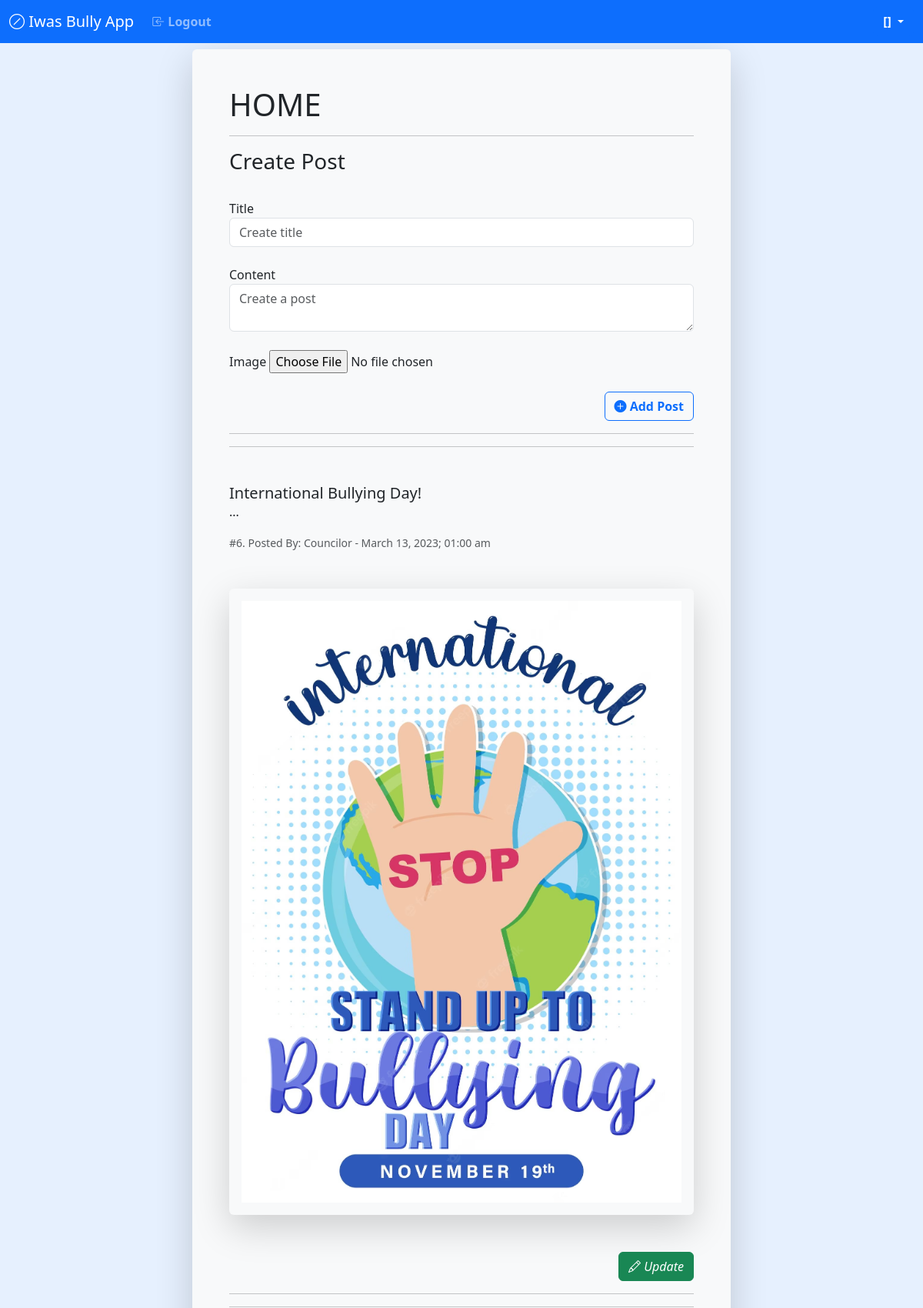
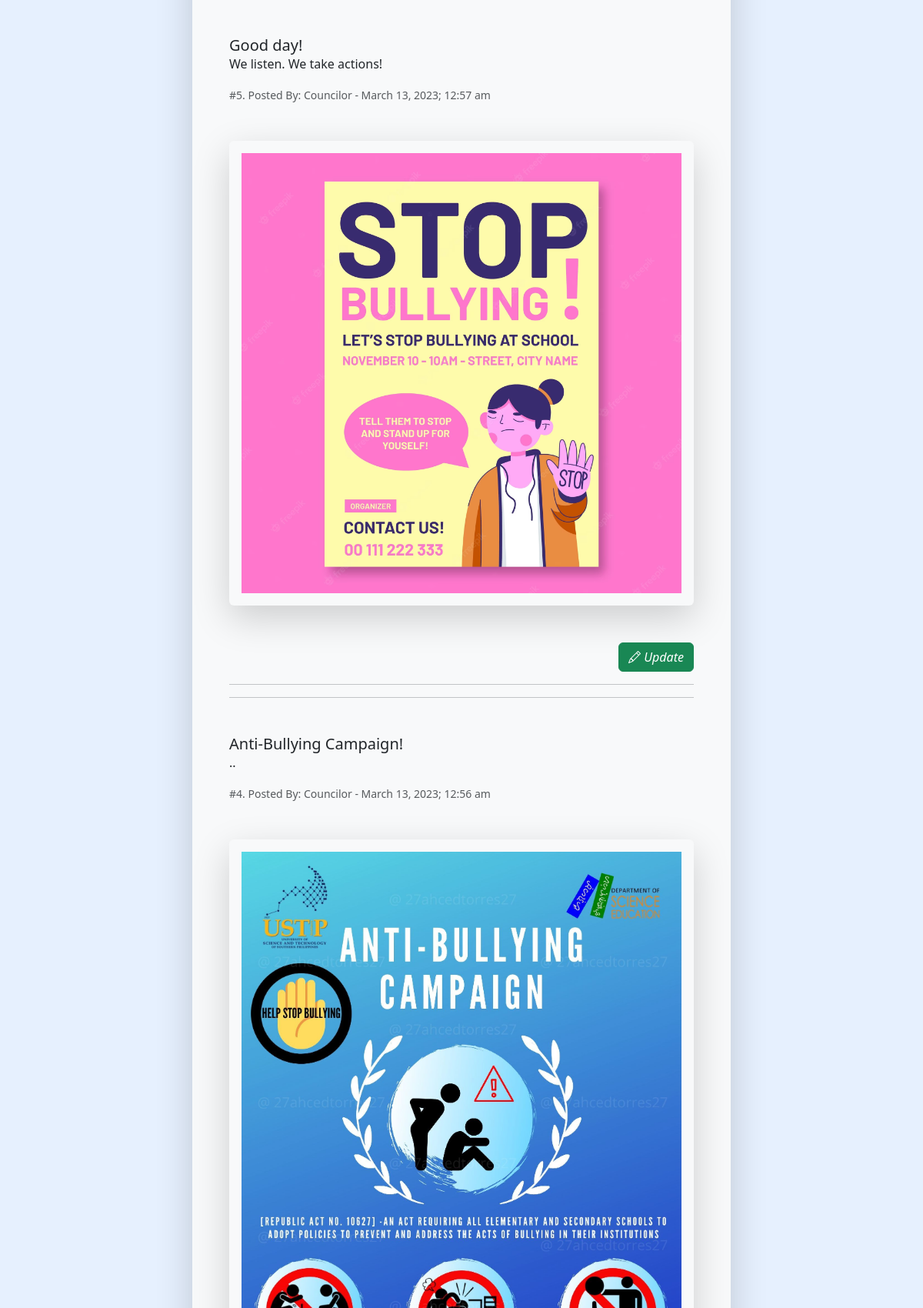
Page /admin/post.php (upper part) on the committed database (2 pictures, top to bottom).
### tables this page shows
CREATE TABLE `Post` (
  `PostID` int(11) NOT NULL,
  `UserID` int(11) NOT NULL,
  `PostHeader` text DEFAULT NULL,
  `PostBody` text DEFAULT NULL,
  `PostImage` text DEFAULT NULL,
  `CreatedBy` int(11) DEFAULT NULL,
  `CreatedDate` datetime DEFAULT current_timestamp(),
  `ModifiedBy` int(11) DEFAULT NULL,
  `ModifiedDate` timestamp NOT NULL DEFAULT current_timestamp() ON UPDATE current_timestamp(),
  `PostStatus` tinyint(1) NOT NULL DEFAULT 0
);

CREATE TABLE `Users` (
  `UserID` int(11) NOT NULL,
  `UserRole` enum('Councilor','Staff','Intern','Student','Teacher') NOT NULL,
  `Firstname` varchar(50) NOT NULL,
  `Lastname` varchar(50) NOT NULL,
  `SchoolIDNumber` varchar(20) NOT NULL,
  `Email` varchar(50) NOT NULL,
  `Username` varchar(50) NOT NULL,
  `Password` varchar(50) NOT NULL,
  `CreatedBy` int(11) DEFAULT NULL,
  `CreatedDate` datetime DEFAULT current_timestamp(),
  `ModifiedBy` int(11) DEFAULT NULL,
  `ModifiedDate` timestamp NOT NULL DEFAULT current_timestamp() ON UPDATE current_timestamp(),
  `UserStatus` tinyint(1) DEFAULT NULL
);

### admin/post.php (the view, shortened to what this page needs)
<?php
require_once '../connection/DBconnection.php';
require '../components/header.php';
require '../components/navigation.php';
?>
<div class="container position-relative">
  <div class="position-absolute top-0 start-50 translate-middle-x grid gap-3">
    <div class="p-5 mb-5 shadow-lg bg-body-tertiary rounded" style="width: 700px">
    <form action="post/create_post.php?" method="POST" enctype="multipart/form-data">
        <h1 class="fs-1">HOME</h1>
        <hr>
        <h3>Create Post</h3>
        <br>
        <div class="form-group">
          <label for="PostHeader">Title</label>
          <input type="text" class="form-control"
          placeholder="Create title" name="PostHeader" required>
        </div>
        <br>
        <div class="form-group">
          <label for="PostBody">Content</label>
          <textarea class="form-control" placeholder="Create a post" name="PostBody" required></textarea>
        </div>
        <br>
        <div class="form-group">
          <label for="PostImage">Image</label>
          <input type="file" class="form-control-file" name="PostImage">
        </div>
        <br>
        <div class="modal-footer d-grid gap-2 d-md-flex justify-content-md-end">
          <button type="submit" class="btn btn-outline-primary" name="post">
          <i class="bi bi-plus-circle-fill"></i><b> Add Post</b></button>
        </div>
      </form>
      <hr><hr>
<?php
    $stmt = $conn->prepare
    ("SELECT * FROM
            Users as T1
            INNER JOIN
            Post as T2
            ON T1.UserID = T2.UserID
            ORDER BY T2.PostID DESC;"
    );
    $stmt->execute();
    $post = $stmt->fetchAll(PDO::FETCH_OBJ);
?>
        <?php foreach($post as $posted): ?>
          <div class="card-body my-5">
            <h5 class="card-title"><?= $posted->PostHeader; ?></h5>
            <p class="card-text"><?= $posted->PostBody; ?></p>
            <p class="card-text"><small class="text-muted">#<?= $posted->PostID;?>.
              Posted By: <?= $posted->UserRole." - ".date("F d, Y; h:i a", strtotime($posted->CreatedDate)); ?>
            </small></p>
          </div>
          <?php if(!empty($posted->PostImage)): ?>
          <a href="<?= 'uploads/'.$posted->PostImage; ?>" target="_blank">
            <img src="<?= 'uploads/'.$posted->PostImage; ?>" class="card-img-bottom object-fit-cover
              shadow-lg p-3 mb-5 bg-body-tertiary rounded" alt="Error! Can't load image"/>
          </a>
          <?php endif;?>
          <br>
          <div class="d-grid gap-2 d-md-flex justify-content-md-end">
            <button type="button" class="btn btn-success" data-bs-toggle="modal"
            data-bs-target="#updatePost_<?= $posted->PostID; ?>">
              <i class="bi bi-pencil"> Update</i>
            </button>
          </div>
          <hr><hr>
        <?php endforeach; ?>
    </div>
  </div>
</div>
<?php require '../components/footer.php' ;?>

### rows in the picture
post: PostHeader "International Bullying Day!", PostBody "...", PostID "6", UserID.UserRole "Councilor", CreatedDate "March 13, 2023; 01:00 am", PostImage (picture)
post: PostHeader "Good day!", PostBody "We listen. We take actions!", PostID "5", UserID.UserRole "Councilor", CreatedDate "March 13, 2023; 12:57 am", PostImage (picture)
post: PostHeader "Anti-Bullying Campaign!", PostBody "..", PostID "4", UserID.UserRole "Councilor", CreatedDate "March 13, 2023; 12:56 am", PostImage (picture)
